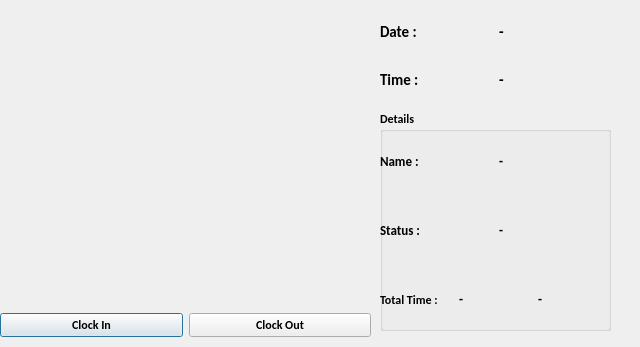
<?xml version="1.0" encoding="UTF-8"?>
<ui version="4.0">
 <class>OutputDialog</class>
 <widget class="QDialog" name="OutputDialog">
  <property name="geometry">
   <rect>
    <x>0</x>
    <y>0</y>
    <width>640</width>
    <height>347</height>
   </rect>
  </property>
  <property name="minimumSize">
   <size>
    <width>0</width>
    <height>0</height>
   </size>
  </property>
  <property name="maximumSize">
   <size>
    <width>640</width>
    <height>480</height>
   </size>
  </property>
  <property name="font">
   <font>
    <family>Calibri</family>
    <weight>75</weight>
    <bold>true</bold>
   </font>
  </property>
  <property name="windowTitle">
   <string>Facial Recognition APP</string>
  </property>
  <property name="windowIcon">
   <iconset>
    <normaloff>../../../Users/91907/Downloads/B surveillance.png</normaloff>../../../Users/91907/Downloads/B surveillance.png</iconset>
  </property>
  <widget class="QLabel" name="imgLabel">
   <property name="geometry">
    <rect>
     <x>0</x>
     <y>10</y>
     <width>371</width>
     <height>281</height>
    </rect>
   </property>
   <property name="maximumSize">
    <size>
     <width>1920</width>
     <height>1080</height>
    </size>
   </property>
   <property name="text">
    <string/>
   </property>
  </widget>
  <widget class="QWidget" name="horizontalLayoutWidget">
   <property name="geometry">
    <rect>
     <x>0</x>
     <y>310</y>
     <width>371</width>
     <height>31</height>
    </rect>
   </property>
   <layout class="QHBoxLayout" name="horizontalLayout">
    <item>
     <widget class="QPushButton" name="ClockInButton">
      <property name="text">
       <string>Clock In</string>
      </property>
      <property name="checkable">
       <bool>true</bool>
      </property>
     </widget>
    </item>
    <item>
     <widget class="QPushButton" name="ClockOutButton">
      <property name="text">
       <string>Clock Out</string>
      </property>
      <property name="checkable">
       <bool>true</bool>
      </property>
     </widget>
    </item>
   </layout>
  </widget>
  <widget class="QWidget" name="gridLayoutWidget">
   <property name="geometry">
    <rect>
     <x>380</x>
     <y>10</y>
     <width>231</width>
     <height>91</height>
    </rect>
   </property>
   <layout class="QGridLayout" name="gridLayout">
    <item row="1" column="0">
     <layout class="QHBoxLayout" name="horizontalLayout_4">
      <item>
       <widget class="QLabel" name="label">
        <property name="font">
         <font>
          <family>Calibri</family>
          <pointsize>11</pointsize>
          <weight>75</weight>
          <bold>true</bold>
         </font>
        </property>
        <property name="text">
         <string>Date :</string>
        </property>
       </widget>
      </item>
      <item>
       <widget class="QLabel" name="Date_Label">
        <property name="font">
         <font>
          <family>Calibri</family>
          <pointsize>11</pointsize>
          <weight>75</weight>
          <bold>true</bold>
         </font>
        </property>
        <property name="text">
         <string>-</string>
        </property>
       </widget>
      </item>
     </layout>
    </item>
    <item row="2" column="0">
     <layout class="QHBoxLayout" name="horizontalLayout_2">
      <item>
       <widget class="QLabel" name="label_2">
        <property name="font">
         <font>
          <family>Calibri</family>
          <pointsize>11</pointsize>
          <weight>75</weight>
          <bold>true</bold>
         </font>
        </property>
        <property name="text">
         <string>Time :</string>
        </property>
       </widget>
      </item>
      <item>
       <widget class="QLabel" name="Time_Label">
        <property name="font">
         <font>
          <family>Calibri</family>
          <pointsize>11</pointsize>
          <weight>75</weight>
          <bold>true</bold>
         </font>
        </property>
        <property name="text">
         <string>-</string>
        </property>
       </widget>
      </item>
     </layout>
    </item>
   </layout>
  </widget>
  <widget class="QGroupBox" name="groupBox">
   <property name="geometry">
    <rect>
     <x>380</x>
     <y>110</y>
     <width>231</width>
     <height>221</height>
    </rect>
   </property>
   <property name="title">
    <string>Details</string>
   </property>
   <widget class="QWidget" name="gridLayoutWidget_2">
    <property name="geometry">
     <rect>
      <x>0</x>
      <y>20</y>
      <width>231</width>
      <height>201</height>
     </rect>
    </property>
    <layout class="QGridLayout" name="gridLayout_2">
     <item row="2" column="0">
      <layout class="QHBoxLayout" name="horizontalLayout_6">
       <item>
        <widget class="QLabel" name="label_4">
         <property name="font">
          <font>
           <family>Calibri</family>
           <pointsize>10</pointsize>
           <weight>75</weight>
           <bold>true</bold>
          </font>
         </property>
         <property name="text">
          <string>Status :</string>
         </property>
        </widget>
       </item>
       <item>
        <widget class="QLabel" name="StatusLabel">
         <property name="font">
          <font>
           <family>Calibri</family>
           <pointsize>10</pointsize>
           <weight>75</weight>
           <bold>true</bold>
          </font>
         </property>
         <property name="text">
          <string>-</string>
         </property>
        </widget>
       </item>
      </layout>
     </item>
     <item row="1" column="0">
      <layout class="QHBoxLayout" name="horizontalLayout_5">
       <item>
        <widget class="QLabel" name="label_3">
         <property name="font">
          <font>
           <family>Calibri</family>
           <pointsize>10</pointsize>
           <weight>75</weight>
           <bold>true</bold>
          </font>
         </property>
         <property name="text">
          <string>Name :</string>
         </property>
        </widget>
       </item>
       <item>
        <widget class="QLabel" name="NameLabel">
         <property name="font">
          <font>
           <family>Calibri</family>
           <pointsize>10</pointsize>
           <weight>75</weight>
           <bold>true</bold>
          </font>
         </property>
         <property name="text">
          <string>-</string>
         </property>
        </widget>
       </item>
      </layout>
     </item>
     <item row="3" column="0">
      <layout class="QHBoxLayout" name="horizontalLayout_7">
       <item>
        <widget class="QLabel" name="label_7">
         <property name="font">
          <font>
           <family>Calibri</family>
           <pointsize>9</pointsize>
           <weight>75</weight>
           <bold>true</bold>
          </font>
         </property>
         <property name="text">
          <string>Total Time :</string>
         </property>
        </widget>
       </item>
       <item>
        <widget class="QLabel" name="HoursLabel">
         <property name="font">
          <font>
           <family>Calibri</family>
           <pointsize>10</pointsize>
           <weight>75</weight>
           <bold>true</bold>
          </font>
         </property>
         <property name="text">
          <string>-</string>
         </property>
        </widget>
       </item>
       <item>
        <widget class="QLabel" name="MinLabel">
         <property name="font">
          <font>
           <family>Calibri</family>
           <pointsize>10</pointsize>
           <weight>75</weight>
           <bold>true</bold>
          </font>
         </property>
         <property name="text">
          <string>-</string>
         </property>
        </widget>
       </item>
      </layout>
     </item>
    </layout>
   </widget>
  </widget>
 </widget>
 <resources>
  <include location="resource.qrc"/>
 </resources>
 <connections/>
</ui>
